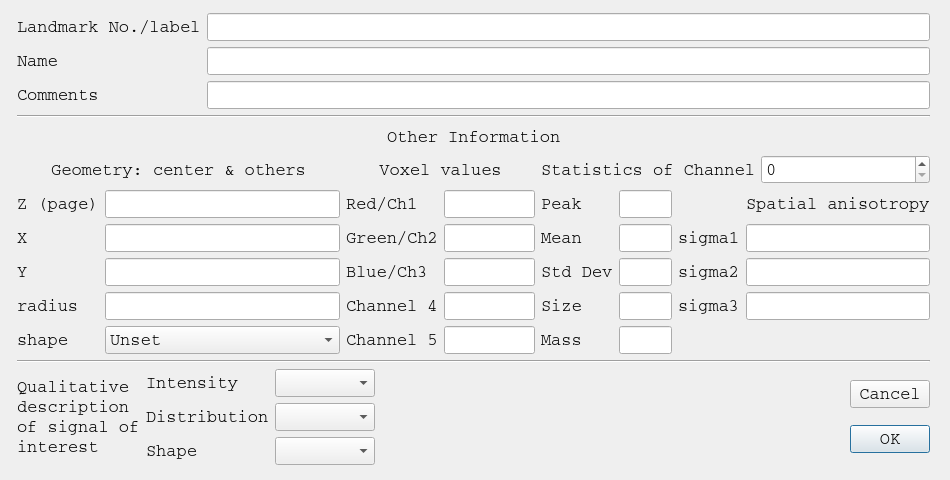
<ui version="4.0" >
 <class>LandmarkPropertyDialog</class>
 <widget class="QDialog" name="LandmarkPropertyDialog" >
  <property name="geometry" >
   <rect>
    <x>0</x>
    <y>0</y>
    <width>950</width>
    <height>480</height>
   </rect>
  </property>
  <property name="sizePolicy" >
   <sizepolicy vsizetype="Preferred" hsizetype="Preferred" >
    <horstretch>0</horstretch>
    <verstretch>0</verstretch>
   </sizepolicy>
  </property>
  <property name="minimumSize" >
   <size>
    <width>950</width>
    <height>480</height>
   </size>
  </property>
  <property name="maximumSize" >
   <size>
    <width>1000</width>
    <height>600</height>
   </size>
  </property>
  <property name="font" >
   <font>
    <family>Courier</family>
    <pointsize>13</pointsize>
    <weight>50</weight>
    <italic>false</italic>
    <bold>false</bold>
    <underline>false</underline>
    <strikeout>false</strikeout>
   </font>
  </property>
  <property name="cursor" >
   <cursorShape>PointingHandCursor</cursorShape>
  </property>
  <property name="windowTitle" >
   <string>Landmark Properties and Image Region Measures/Statistics</string>
  </property>
  <property name="sizeGripEnabled" >
   <bool>false</bool>
  </property>
  <widget class="QWidget" name="layoutWidget" >
   <property name="geometry" >
    <rect>
     <x>17</x>
     <y>13</y>
     <width>913</width>
     <height>452</height>
    </rect>
   </property>
   <layout class="QVBoxLayout" name="verticalLayout" >
    <item>
     <layout class="QGridLayout" >
      <item row="0" column="0" >
       <widget class="QLabel" name="label" >
        <property name="text" >
         <string>Landmark No./label</string>
        </property>
       </widget>
      </item>
      <item row="0" column="1" >
       <widget class="QLineEdit" name="order" >
        <property name="inputMask" >
         <string/>
        </property>
        <property name="text" >
         <string/>
        </property>
        <property name="maxLength" >
         <number>200</number>
        </property>
       </widget>
      </item>
      <item row="1" column="0" >
       <widget class="QLabel" name="label_2" >
        <property name="text" >
         <string>Name</string>
        </property>
       </widget>
      </item>
      <item row="1" column="1" >
       <widget class="QLineEdit" name="name" >
        <property name="maxLength" >
         <number>200</number>
        </property>
       </widget>
      </item>
      <item row="2" column="0" >
       <widget class="QLabel" name="label_3" >
        <property name="text" >
         <string>Comments</string>
        </property>
       </widget>
      </item>
      <item row="2" column="1" >
       <widget class="QLineEdit" name="comment" >
        <property name="maxLength" >
         <number>500</number>
        </property>
       </widget>
      </item>
     </layout>
    </item>
    <item>
     <widget class="Line" name="line" >
      <property name="orientation" >
       <enum>Qt::Horizontal</enum>
      </property>
     </widget>
    </item>
    <item>
     <layout class="QHBoxLayout" >
      <item>
       <spacer>
        <property name="orientation" >
         <enum>Qt::Horizontal</enum>
        </property>
        <property name="sizeHint" stdset="0" >
         <size>
          <width>40</width>
          <height>20</height>
         </size>
        </property>
       </spacer>
      </item>
      <item>
       <widget class="QLabel" name="label_6" >
        <property name="text" >
         <string>Other Information</string>
        </property>
       </widget>
      </item>
      <item>
       <spacer>
        <property name="orientation" >
         <enum>Qt::Horizontal</enum>
        </property>
        <property name="sizeHint" stdset="0" >
         <size>
          <width>40</width>
          <height>20</height>
         </size>
        </property>
       </spacer>
      </item>
     </layout>
    </item>
    <item>
     <layout class="QGridLayout" name="gridLayout_4" >
      <item row="0" column="0" >
       <widget class="QLabel" name="label_4" >
        <property name="text" >
         <string>Geometry: center &amp; others</string>
        </property>
        <property name="alignment" >
         <set>Qt::AlignCenter</set>
        </property>
       </widget>
      </item>
      <item row="0" column="1" >
       <widget class="QLabel" name="label_7" >
        <property name="text" >
         <string>Voxel values</string>
        </property>
        <property name="alignment" >
         <set>Qt::AlignCenter</set>
        </property>
       </widget>
      </item>
      <item row="0" column="2" >
       <widget class="QLabel" name="label_8" >
        <property name="text" >
         <string>Statistics of Channel</string>
        </property>
        <property name="alignment" >
         <set>Qt::AlignCenter</set>
        </property>
       </widget>
      </item>
      <item row="0" column="3" >
       <widget class="QSpinBox" name="statistics_channel" />
      </item>
      <item row="1" column="0" >
       <layout class="QGridLayout" name="gridLayout" >
        <item row="0" column="0" >
         <widget class="QLabel" name="label_13" >
          <property name="text" >
           <string>Z (page)</string>
          </property>
         </widget>
        </item>
        <item row="0" column="1" >
         <widget class="QLineEdit" name="coord_z" >
          <property name="font" >
           <font>
            <pointsize>13</pointsize>
           </font>
          </property>
          <property name="maxLength" >
           <number>5</number>
          </property>
         </widget>
        </item>
        <item row="1" column="0" >
         <widget class="QLabel" name="label_16" >
          <property name="text" >
           <string>X</string>
          </property>
         </widget>
        </item>
        <item row="1" column="1" >
         <widget class="QLineEdit" name="coord_x" >
          <property name="maxLength" >
           <number>5</number>
          </property>
         </widget>
        </item>
        <item row="2" column="0" >
         <widget class="QLabel" name="label_15" >
          <property name="text" >
           <string>Y</string>
          </property>
         </widget>
        </item>
        <item row="2" column="1" >
         <widget class="QLineEdit" name="coord_y" >
          <property name="maxLength" >
           <number>5</number>
          </property>
         </widget>
        </item>
        <item row="3" column="0" >
         <widget class="QLabel" name="label_19" >
          <property name="text" >
           <string>radius</string>
          </property>
         </widget>
        </item>
        <item row="3" column="1" >
         <widget class="QLineEdit" name="radius" >
          <property name="maxLength" >
           <number>5</number>
          </property>
         </widget>
        </item>
        <item row="4" column="0" >
         <widget class="QLabel" name="label_21" >
          <property name="text" >
           <string>shape</string>
          </property>
         </widget>
        </item>
        <item row="4" column="1" >
         <widget class="QComboBox" name="landmark_shape" >
          <item>
           <property name="text" >
            <string>Unset</string>
           </property>
          </item>
          <item>
           <property name="text" >
            <string>sphere</string>
           </property>
          </item>
          <item>
           <property name="text" >
            <string>cube</string>
           </property>
          </item>
          <item>
           <property name="text" >
            <string>circle (XY plane)</string>
           </property>
          </item>
          <item>
           <property name="text" >
            <string>circle (YZ plane)</string>
           </property>
          </item>
          <item>
           <property name="text" >
            <string>circle (ZX plane)</string>
           </property>
          </item>
          <item>
           <property name="text" >
            <string>square (XY plane)</string>
           </property>
          </item>
          <item>
           <property name="text" >
            <string>square (YZ plane)</string>
           </property>
          </item>
          <item>
           <property name="text" >
            <string>square (ZX plane)</string>
           </property>
          </item>
          <item>
           <property name="text" >
            <string>line (hori, x-axis)</string>
           </property>
          </item>
          <item>
           <property name="text" >
            <string>line (vert, y-axis)</string>
           </property>
          </item>
          <item>
           <property name="text" >
            <string>line (in-out, z-axis)</string>
           </property>
          </item>
         </widget>
        </item>
       </layout>
      </item>
      <item row="1" column="1" >
       <layout class="QGridLayout" name="gridLayout_2" >
        <item row="0" column="0" >
         <widget class="QLabel" name="label_14" >
          <property name="text" >
           <string>Red/Ch1</string>
          </property>
         </widget>
        </item>
        <item row="0" column="1" >
         <widget class="QLineEdit" name="pix_val_red" />
        </item>
        <item row="1" column="0" >
         <widget class="QLabel" name="label_18" >
          <property name="text" >
           <string>Green/Ch2</string>
          </property>
         </widget>
        </item>
        <item row="1" column="1" >
         <widget class="QLineEdit" name="pix_val_green" />
        </item>
        <item row="2" column="0" >
         <widget class="QLabel" name="label_20" >
          <property name="text" >
           <string>Blue/Ch3</string>
          </property>
         </widget>
        </item>
        <item row="2" column="1" >
         <widget class="QLineEdit" name="pix_val_blue" />
        </item>
        <item row="3" column="0" >
         <widget class="QLabel" name="label_22" >
          <property name="text" >
           <string>Channel 4</string>
          </property>
         </widget>
        </item>
        <item row="4" column="0" >
         <widget class="QLabel" name="label_23" >
          <property name="text" >
           <string>Channel 5</string>
          </property>
         </widget>
        </item>
        <item row="3" column="1" >
         <widget class="QLineEdit" name="pix_val_ch4" />
        </item>
        <item row="4" column="1" >
         <widget class="QLineEdit" name="pix_val_ch5" />
        </item>
       </layout>
      </item>
      <item row="1" column="2" colspan="2" >
       <layout class="QGridLayout" name="gridLayout_3" >
        <item row="0" column="0" >
         <widget class="QLabel" name="label_9" >
          <property name="text" >
           <string>Peak</string>
          </property>
         </widget>
        </item>
        <item row="0" column="1" >
         <widget class="QLineEdit" name="val_peak" />
        </item>
        <item row="1" column="0" >
         <widget class="QLabel" name="label_11" >
          <property name="text" >
           <string>Mean</string>
          </property>
         </widget>
        </item>
        <item row="1" column="1" >
         <widget class="QLineEdit" name="val_mean" />
        </item>
        <item row="2" column="0" >
         <widget class="QLabel" name="label_10" >
          <property name="text" >
           <string>Std Dev</string>
          </property>
         </widget>
        </item>
        <item row="2" column="1" >
         <widget class="QLineEdit" name="val_stddev" />
        </item>
        <item row="3" column="0" >
         <widget class="QLabel" name="label_17" >
          <property name="text" >
           <string>Size</string>
          </property>
         </widget>
        </item>
        <item row="3" column="1" >
         <widget class="QLineEdit" name="val_size" />
        </item>
        <item row="4" column="0" >
         <widget class="QLabel" name="label_12" >
          <property name="text" >
           <string>Mass</string>
          </property>
         </widget>
        </item>
        <item row="4" column="1" >
         <widget class="QLineEdit" name="val_mass" />
        </item>
        <item row="3" column="3" >
         <widget class="QLineEdit" name="val_pc3_d" />
        </item>
        <item row="3" column="2" >
         <widget class="QLabel" name="label_26" >
          <property name="text" >
           <string>sigma3</string>
          </property>
         </widget>
        </item>
        <item row="2" column="3" >
         <widget class="QLineEdit" name="val_pc2_d" />
        </item>
        <item row="2" column="2" >
         <widget class="QLabel" name="label_25" >
          <property name="text" >
           <string>sigma2</string>
          </property>
         </widget>
        </item>
        <item row="1" column="3" >
         <widget class="QLineEdit" name="val_pc1_d" />
        </item>
        <item row="1" column="2" >
         <widget class="QLabel" name="label_24" >
          <property name="text" >
           <string>sigma1</string>
          </property>
         </widget>
        </item>
        <item row="0" column="3" >
         <widget class="QLabel" name="label_27" >
          <property name="text" >
           <string>Spatial anisotropy</string>
          </property>
         </widget>
        </item>
       </layout>
      </item>
     </layout>
    </item>
    <item>
     <widget class="Line" name="line_2" >
      <property name="orientation" >
       <enum>Qt::Horizontal</enum>
      </property>
     </widget>
    </item>
    <item>
     <layout class="QHBoxLayout" name="horizontalLayout" >
      <item>
       <widget class="QLabel" name="label_5" >
        <property name="text" >
         <string>Qualitative 
description 
of signal of
interest</string>
        </property>
       </widget>
      </item>
      <item>
       <layout class="QGridLayout" >
        <item row="0" column="0" >
         <widget class="QLabel" name="QualityAno1_text" >
          <property name="text" >
           <string>Intensity</string>
          </property>
         </widget>
        </item>
        <item row="0" column="1" >
         <widget class="QComboBox" name="QualityAno1" >
          <property name="currentIndex" >
           <number>-1</number>
          </property>
          <property name="maxVisibleItems" >
           <number>2</number>
          </property>
         </widget>
        </item>
        <item row="1" column="0" >
         <widget class="QLabel" name="QualityAno2_text" >
          <property name="text" >
           <string>Distribution</string>
          </property>
         </widget>
        </item>
        <item row="1" column="1" >
         <widget class="QComboBox" name="QualityAno2" >
          <property name="currentIndex" >
           <number>-1</number>
          </property>
          <property name="maxVisibleItems" >
           <number>2</number>
          </property>
         </widget>
        </item>
        <item row="2" column="0" >
         <widget class="QLabel" name="QualityAno3_text" >
          <property name="text" >
           <string>Shape</string>
          </property>
         </widget>
        </item>
        <item row="2" column="1" >
         <widget class="QComboBox" name="QualityAno3" >
          <property name="currentIndex" >
           <number>-1</number>
          </property>
          <property name="maxVisibleItems" >
           <number>2</number>
          </property>
         </widget>
        </item>
       </layout>
      </item>
      <item>
       <spacer>
        <property name="orientation" >
         <enum>Qt::Horizontal</enum>
        </property>
        <property name="sizeHint" stdset="0" >
         <size>
          <width>148</width>
          <height>83</height>
         </size>
        </property>
       </spacer>
      </item>
      <item>
       <layout class="QVBoxLayout" >
        <item>
         <widget class="QPushButton" name="cancelButton" >
          <property name="text" >
           <string>Cancel</string>
          </property>
         </widget>
        </item>
        <item>
         <widget class="QPushButton" name="okButton" >
          <property name="text" >
           <string>OK</string>
          </property>
          <property name="default" >
           <bool>true</bool>
          </property>
         </widget>
        </item>
       </layout>
      </item>
     </layout>
    </item>
   </layout>
  </widget>
 </widget>
 <resources/>
 <connections/>
</ui>
